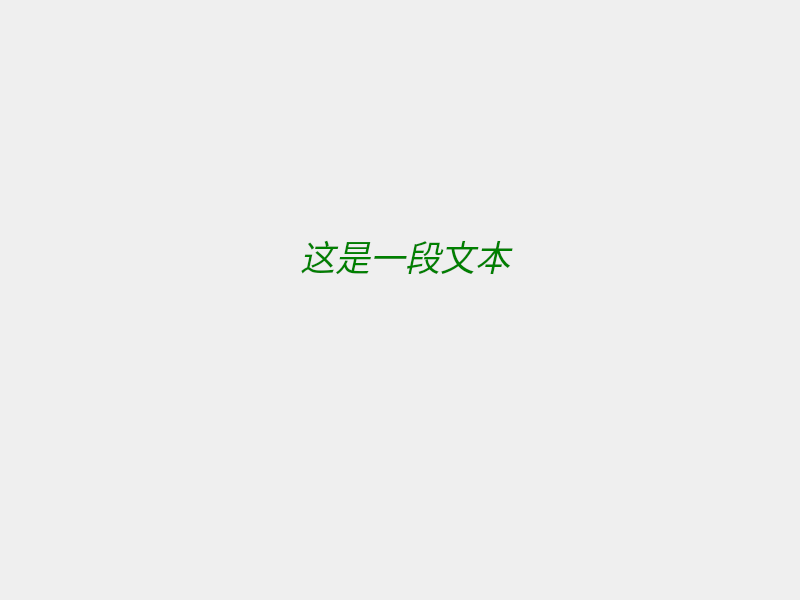
<?xml version="1.0" encoding="UTF-8"?>
<ui version="4.0">
 <class>Widget</class>
 <widget class="QWidget" name="Widget">
  <property name="geometry">
   <rect>
    <x>0</x>
    <y>0</y>
    <width>800</width>
    <height>600</height>
   </rect>
  </property>
  <property name="windowTitle">
   <string>Widget</string>
  </property>
  <widget class="QLabel" name="label">
   <property name="geometry">
    <rect>
     <x>300</x>
     <y>210</y>
     <width>231</width>
     <height>91</height>
    </rect>
   </property>
   <property name="font">
    <font>
     <pointsize>-1</pointsize>
     <italic>true</italic>
    </font>
   </property>
   <property name="styleSheet">
    <string notr="true">font-famliy: '微软雅黑';
font-size: 35px;
font-style:italic;
color:green;
</string>
   </property>
   <property name="text">
    <string>这是一段文本</string>
   </property>
  </widget>
 </widget>
 <resources/>
 <connections/>
</ui>
